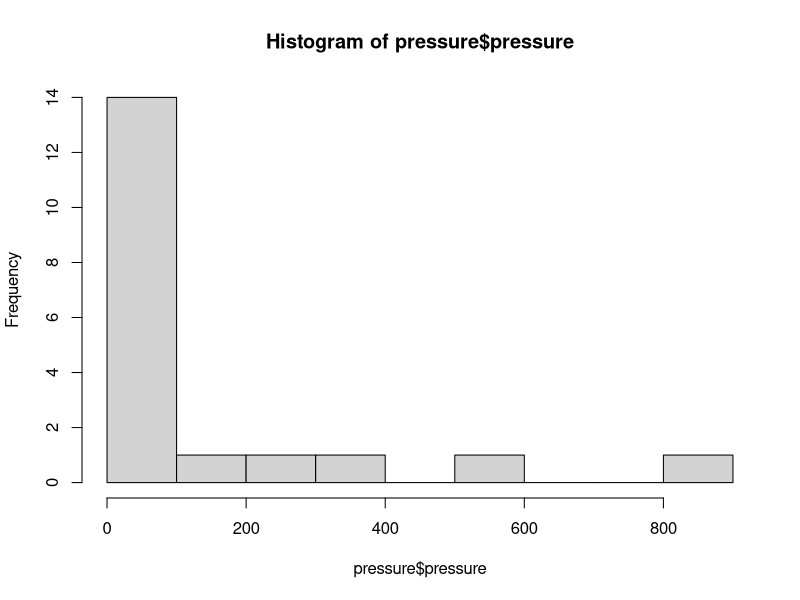

Generate this figure with R:
## ----------------------------------------------------------------------
## Author   : Josep Vela - <jv@actioadfuturum.com>
## Subject  : Test R from Emacs 2
## Revision : $Id: test02.r, v 1.0 2014/06/09 11:18:S jva $
## ----------------------------------------------------------------------

head(pressure)
hist(pressure$pressure)

## GIT
# magit-status
# s - to add file under cursor to stage
# c - to write a commit message - c-c c-c no finish edit
# pushing
# P P

